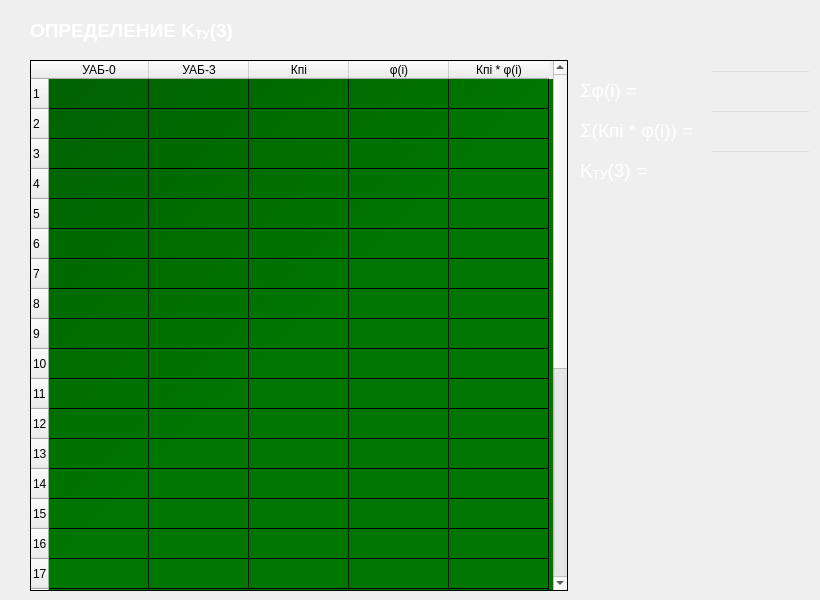
   <widget class="QWidget" name="Ch2_16">
    <widget class="QLabel" name="K1_l_2">
     <property name="geometry">
      <rect>
       <x>580</x>
       <y>150</y>
       <width>81</width>
       <height>41</height>
      </rect>
     </property>
     <property name="styleSheet">
      <string notr="true">QLabel
{
color: white;
}</string>
     </property>
     <property name="text">
      <string>&lt;html&gt;&lt;head/&gt;&lt;body&gt;&lt;p&gt;&lt;span style=&quot; font-size:14pt;&quot;&gt;K&lt;/span&gt;&lt;span style=&quot; font-size:14pt; vertical-align:sub;&quot;&gt;ТУ&lt;/span&gt;&lt;span style=&quot; font-size:14pt;&quot;&gt;(3) =&lt;/span&gt;&lt;/p&gt;&lt;/body&gt;&lt;/html&gt;</string>
     </property>
    </widget>
    <widget class="QLineEdit" name="K1_2">
     <property name="geometry">
      <rect>
       <x>160</x>
       <y>470</y>
       <width>160</width>
       <height>30</height>
      </rect>
     </property>
     <property name="styleSheet">
      <string notr="true">QLineEdit
{
background: rgb(0,0,0,0);
color: white;
}</string>
     </property>
     <property name="text">
      <string/>
     </property>
    </widget>
    <widget class="QTableWidget" name="tableWidget_163">
     <property name="geometry">
      <rect>
       <x>30</x>
       <y>60</y>
       <width>538</width>
       <height>531</height>
      </rect>
     </property>
     <property name="styleSheet">
      <string notr="true">QTableWidget
{
background-color: 
qlineargradient(x1: 0, y1: 0, x2: 0.5, y2: 0.5, stop: 0 #006000, stop: 1 #007500);
color:white;
}</string>
     </property>
     <property name="columnCount">
      <number>5</number>
     </property>
     <row>
      <property name="text">
       <string>1</string>
      </property>
     </row>
     <row>
      <property name="text">
       <string>2</string>
      </property>
     </row>
     <row>
      <property name="text">
       <string>3</string>
      </property>
     </row>
     <row>
      <property name="text">
       <string>4</string>
      </property>
     </row>
     <row>
      <property name="text">
       <string>5</string>
      </property>
     </row>
     <row>
      <property name="text">
       <string>6</string>
      </property>
     </row>
     <row>
      <property name="text">
       <string>7</string>
      </property>
     </row>
     <row>
      <property name="text">
       <string>8</string>
      </property>
     </row>
     <row>
      <property name="text">
       <string>9</string>
      </property>
     </row>
     <row>
      <property name="text">
       <string>10</string>
      </property>
     </row>
     <row>
      <property name="text">
       <string>11</string>
      </property>
     </row>
     <row>
      <property name="text">
       <string>12</string>
      </property>
     </row>
     <row>
      <property name="text">
       <string>13</string>
      </property>
     </row>
     <row>
      <property name="text">
       <string>14</string>
      </property>
     </row>
     <row>
      <property name="text">
       <string>15</string>
      </property>
     </row>
     <row>
      <property name="text">
       <string>16</string>
      </property>
     </row>
     <row>
      <property name="text">
       <string>17</string>
      </property>
     </row>
     <row>
      <property name="text">
       <string>18</string>
      </property>
     </row>
     <row>
      <property name="text">
       <string>19</string>
      </property>
     </row>
     <row>
      <property name="text">
       <string>20</string>
      </property>
     </row>
     <row>
      <property name="text">
       <string>21</string>
      </property>
     </row>
     <row>
      <property name="text">
       <string>22</string>
      </property>
     </row>
     <row>
      <property name="text">
       <string>23</string>
      </property>
     </row>
     <row>
      <property name="text">
       <string>24</string>
      </property>
     </row>
     <row>
      <property name="text">
       <string>25</string>
      </property>
     </row>
     <row>
      <property name="text">
       <string>26</string>
      </property>
     </row>
     <row>
      <property name="text">
       <string>27</string>
      </property>
     </row>
     <row>
      <property name="text">
       <string>28</string>
      </property>
     </row>
     <row>
      <property name="text">
       <string>29</string>
      </property>
     </row>
     <column>
      <property name="text">
       <string>УАБ-0</string>
      </property>
     </column>
     <column>
      <property name="text">
       <string>УАБ-3</string>
      </property>
     </column>
     <column>
      <property name="text">
       <string>Кпi</string>
      </property>
     </column>
     <column>
      <property name="text">
       <string>φ(i)</string>
      </property>
     </column>
     <column>
      <property name="text">
       <string>Кпi * φ(i)</string>
      </property>
     </column>
    </widget>
    <widget class="QLineEdit" name="K3">
     <property name="geometry">
      <rect>
       <x>710</x>
       <y>150</y>
       <width>101</width>
       <height>30</height>
      </rect>
     </property>
     <property name="styleSheet">
      <string notr="true">QLineEdit
{
background: rgb(0,0,0,0);
color: white;
}</string>
     </property>
     <property name="text">
      <string/>
     </property>
    </widget>
    <widget class="QLabel" name="label_31">
     <property name="geometry">
      <rect>
       <x>30</x>
       <y>10</y>
       <width>211</width>
       <height>41</height>
      </rect>
     </property>
     <property name="styleSheet">
      <string notr="true">QLabel
{
color: white;
}</string>
     </property>
     <property name="text">
      <string>&lt;html&gt;&lt;head/&gt;&lt;body&gt;&lt;p&gt;&lt;span style=&quot; font-size:14pt; font-weight:600;&quot;&gt;ОПРЕДЕЛЕНИЕ K&lt;/span&gt;&lt;span style=&quot; font-size:14pt; font-weight:600; vertical-align:sub;&quot;&gt;ТУ&lt;/span&gt;&lt;span style=&quot; font-size:14pt; font-weight:600;&quot;&gt;(3)&lt;/span&gt;&lt;/p&gt;&lt;/body&gt;&lt;/html&gt;</string>
     </property>
    </widget>
    <widget class="QLabel" name="sum_phi_K2_l_2">
     <property name="geometry">
      <rect>
       <x>580</x>
       <y>70</y>
       <width>121</width>
       <height>41</height>
      </rect>
     </property>
     <property name="styleSheet">
      <string notr="true">QLabel
{
color: white;
}</string>
     </property>
     <property name="text">
      <string>&lt;html&gt;&lt;head/&gt;&lt;body&gt;&lt;p&gt;&lt;span style=&quot; font-size:14pt;&quot;&gt;Σφ(i) =&lt;/span&gt;&lt;/p&gt;&lt;/body&gt;&lt;/html&gt;</string>
     </property>
    </widget>
    <widget class="QLabel" name="sum_Kphi_K2_l_2">
     <property name="geometry">
      <rect>
       <x>580</x>
       <y>110</y>
       <width>121</width>
       <height>41</height>
      </rect>
     </property>
     <property name="styleSheet">
      <string notr="true">QLabel
{
color: white;
}</string>
     </property>
     <property name="text">
      <string>&lt;html&gt;&lt;head/&gt;&lt;body&gt;&lt;p&gt;&lt;span style=&quot; font-size:14pt;&quot;&gt;Σ(Кпi * φ(i)) =&lt;/span&gt;&lt;/p&gt;&lt;/body&gt;&lt;/html&gt;</string>
     </property>
    </widget>
    <widget class="QLineEdit" name="sum_phi_K3">
     <property name="geometry">
      <rect>
       <x>710</x>
       <y>70</y>
       <width>101</width>
       <height>30</height>
      </rect>
     </property>
     <property name="styleSheet">
      <string notr="true">QLineEdit
{
background: rgb(0,0,0,0);
color: white;
}</string>
     </property>
     <property name="text">
      <string/>
     </property>
    </widget>
    <widget class="QLineEdit" name="sum_Kphi_K3">
     <property name="geometry">
      <rect>
       <x>710</x>
       <y>110</y>
       <width>101</width>
       <height>30</height>
      </rect>
     </property>
     <property name="styleSheet">
      <string notr="true">QLineEdit
{
background: rgb(0,0,0,0);
color: white;
}</string>
     </property>
     <property name="text">
      <string/>
     </property>
    </widget>
   </widget>
